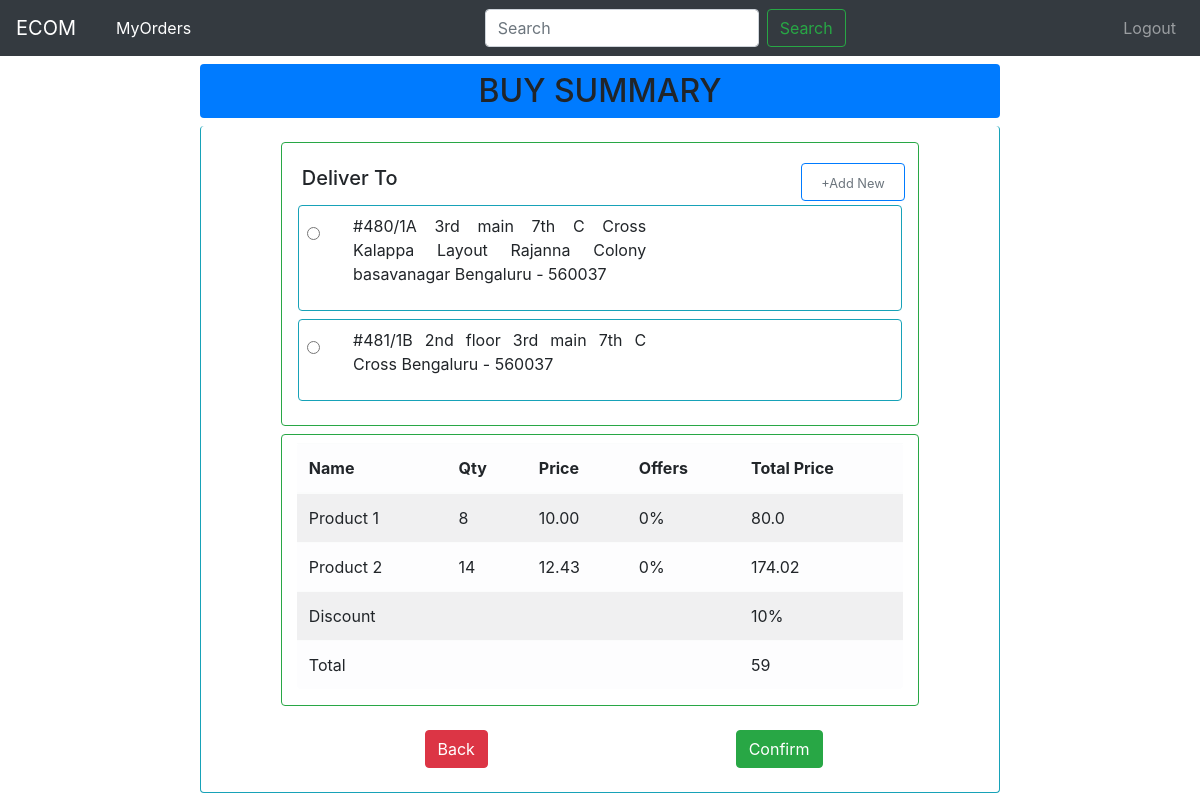
Screenshot of /orderSummary/ (signed in) with the database file from the repository.
### orders/models.py (models this page shows, shortened)
class OrderItem(models.Model):
    PREORDER = "PREORDER"
    PENDING  = "PENDING"
    ORDERED  = "ORDERED"
    DELIVERED = "DELIVERED"
    CANCELLED = "CANCELLED"
    ORDER_STATUS_CHOICES = [
    ("PREORDER", "PREORDER"),
    ("PENDING", "PENDING"),
    ("ORDERED", "ORDERED"),
    ("DELIVERED", "DELIVERED"),
    ("CANCELLED", "CANCELLED"),
    ]
    user_id = models.ForeignKey(MyUser, default="null", on_delete=models.CASCADE)
    product_id = models.ForeignKey(Product, default="null", on_delete=models.CASCADE)
    order_status = models.CharField(max_length=100, choices=ORDER_STATUS_CHOICES, default=PREORDER)
    price = models.FloatField(default=0.0)
    quantity = models.IntegerField(default=1)

### products/models.py (models this page shows, shortened)
class Product(models.Model):
    product_name = models.CharField(max_length=100, unique=True)
    product_description = models.TextField()
    product_image = models.ImageField(default="default.jpeg", upload_to="product_images")
    product_price = models.DecimalField(max_digits=5, decimal_places=2, null=True, blank=True)
    product_added_date = models.DateField(auto_now_add=True)
    product_updated_date = models.DateField(auto_now=True)
    product_offers = models.IntegerField(default=0)
    brand_id = models.ForeignKey(Brand, default="null", on_delete=models.CASCADE)
    category_id  =  models.ForeignKey(Inventory, default=1, on_delete=models.CASCADE)

### orders/views.py (the view, shortened to what this page needs)
# urls.py: path("orderSummary/", views.save_order, name="order-summary"),
def save_order(request):
    user = MyUser.objects.filter(username=request.user).first()
    qs = OrderItem.objects.all()
    context = {
        "objects" : qs,
        "addresses" : user.address.split('|'),
    }
    return render(request, "orders/orderSummary.html", context)

### orders/templates/orders/orderSummary.html (shortened to what this page needs)
{% extends "products/layout.html" %}
{% block content %}
	<div class="container col-md-8 rounded text-center p-2 h2 my-2 bg-primary">BUY SUMMARY
	</div>
	<div class="container col-md-8 border border-top-0 border-info rounded p-3">
	<div class="container col-md-10 border border-success rounded p-3">
		<div class="row p-1 d-flex align-items-center justify-content-between">
			<p class="col-3 h5 ml-0">Deliver To</p>
			<button class="col-2 btn btn-outline-primary mr-2" data-toggle="modal" data-target="#exampleModalCenter"><small class="text-muted">+Add New</small></button>
		</div>
		{% for addr in addresses  %}
			<div class="row border border-info rounded mx-auto mb-2">
				<div class="col-1 p-2 my-2">
					<input class="text-center" type="radio" name="address">
				</div>
				<div class="col-6 p-1 my-1 text-justify" >
					<p class="text-justify">{{ addr }}</p>
				</div>
			</div>
		{% endfor %}
	</div>
	<div class="container mt-2 col-md-10 border border-success rounded">
		<table class="table table-striped table-light mt-2 rounded">
			<thead>
				<tr>
					<th>Name</th>
					<th>Qty</th>
					<th>Price</th>
					<th>Offers</th>
					<th>Total Price</th>
				</tr>
				<tbody>
					{% for object in objects %}
					<tr>
					<td>{{ object.product_id.product_name }}</td>
					<td>{{ object.quantity}}</td>
					<td>{{ object.product_id.product_price }}</td>
					<td>0%</td>
					<td class="price">{{ object.price}}</td>
					</tr>
					{% endfor %}
					<tr>
						<td colspan=4>Discount</td>
						<td> 10%</td>
					</tr>
					<tr>
						<td colspan=4>Total</td>
						<td class="total"> 59</td>
					</tr>
				</tbody>
			</thead>
		</table>
	</div>
	<div class="container col-md-6 mt-3">
		<div class="row">
			<div class="col p-2 mx-2">
				<a href="{%url 'mycart-details' %}" class="btn btn-danger">Back</a>
			</div>
			<div class="col-2 p-2 mx-auto">
				<a href="#" class="btn btn-success">Confirm</a>
			</div>
	</div>
{% endblock content %}

### rows the page displays
OrderItem: product_id.product_name "Product 1", quantity "8", product_id.product_price "10.00", price "80.0"
OrderItem: product_id.product_name "Product 2", quantity "14", product_id.product_price "12.43", price "174.02"

### other values shown
{{ addr }} "#480/1A 3rd main 7th C Cross Kalappa Layout Rajanna Colony basavanagar Bengaluru - 560037" "#481/1B 2nd floor 3rd main 7th C Cross Bengaluru - 560037"
